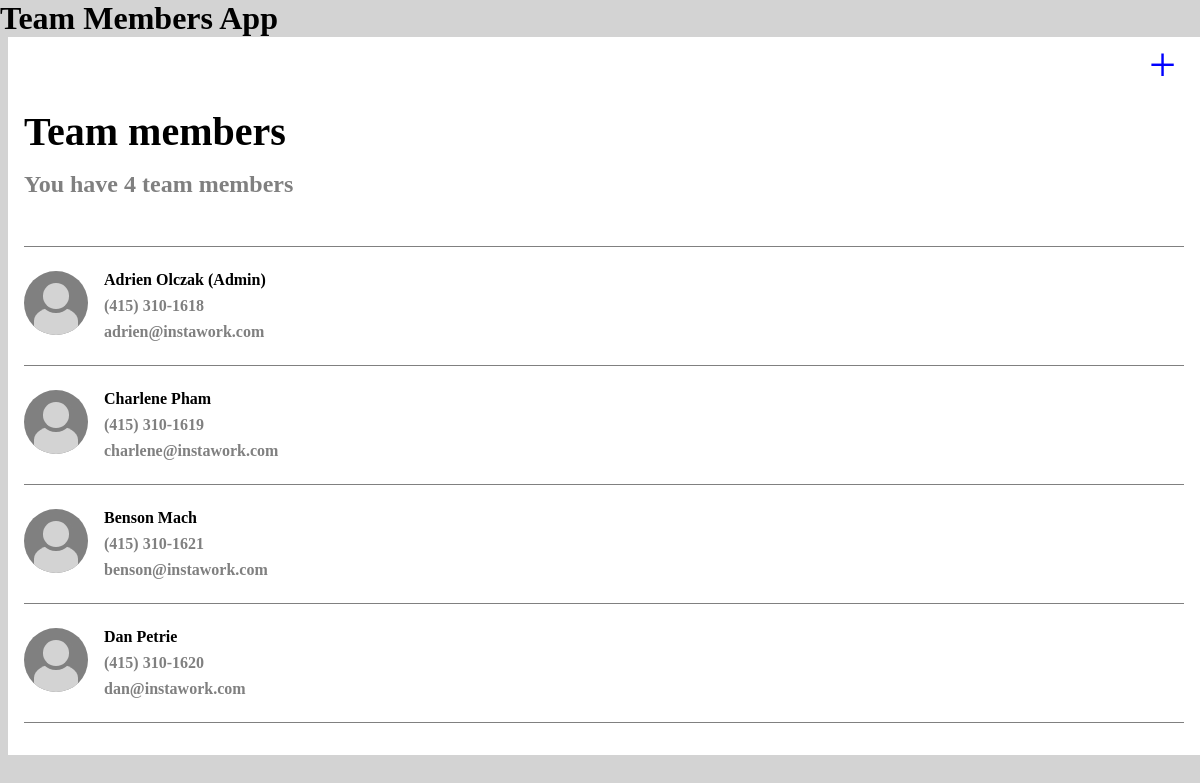
The page / on the database its author committed.
### base/models.py (models this page shows, shortened)
class Member(models.Model):
    first_name = models.CharField(max_length=50)
    last_name = models.CharField(max_length=50)
    email = models.EmailField(max_length = 254)
    phone = PhoneNumberField(null=False, blank=False, unique=True, region='US')
    role = models.CharField(max_length=10, choices=ROLE_CHOICE, default=1)
    updated = models.DateTimeField(auto_now=True)
    created = models.DateTimeField(auto_now_add=True)
    class Meta:
        ordering = ['updated', 'created']

### base/views.py (the view)
# urls.py: path('', views.list, name="list"),
def list(request):
    team_members = Member.objects.values()
    context = {'team_members': team_members}
    return render(request, 'base/list.html', context)

### base/templates/base/list.html
{% extends 'main.html' %}
{% block content %}
<div class="list-container">
    <div class="plus-sign">
        <a href="{% url 'add' %}" class="plus-sign__icon">+</a>
    </div>
    <h3 class="list-container__title">Team members</h3>
    {% for member in team_members %}
        {% if forloop.last %}
            <h5 class="list-container__subtitle">You have {{forloop.counter}} team members</h5>
        {% endif %}
    {% endfor %}
    <div class="list-container__members">
        {% for member in team_members %}
        <div>
            <a href="{% url 'edit' member.id %}" class="list-container__member-link">
                <div class="avatar avatar--default default"></div>
                <div class="list-container__member">
                    <h5 class="list-container__name">{{member.first_name}} {{member.last_name}} {% if '2' in member.role %}(Admin){% endif %}</h5>
                    <h5 class="list-container__phone">{{member.phone}}</h5>
                    <h5 class="list-container__email">{{member.email}}</h5>
                </div>
            </a>
        </div>
        {% endfor %}
    </div>
</div>
{% endblock content %}

### static/styles/styles.css (style rules this page uses)
*::before, *::after { box-sizing: border-box; padding: 0; margin: 0; }
* { padding: 0; margin: 0; }
html { padding: 0; margin: 0; }
body { background-color: lightgrey; }
.list-container { background-color: white; margin-left: .5rem; }
.plus-sign { text-align: right; font-size: 3rem; margin-right: 1.5rem; }
.plus-sign__icon { color: blue; text-decoration: none; }
.list-container__title { font-size: 2.5rem; margin: 1rem; }
.list-container__subtitle { color: grey; margin: 1rem 1rem 0 1rem; font-size: 1.5rem; padding-bottom: 3rem; border-bottom: 1px solid grey; }
.list-container__members { padding: 0 1rem 2rem 1rem; }
.list-container__member { padding: 1rem 0 1rem 0; }
.list-container__member-link { text-decoration: none; color: grey; border-bottom: 1px solid grey; display: flex; flex-direction: row; justify-content: left; }
.list-container__name { padding-top: 0.5rem; font-size: 1rem; font-weight: bold; color: black; }
.list-container__phone { padding: 0.5rem 0 0.5rem 0; font-size: 1rem; }
.list-container__email { padding-bottom: 0.5rem; font-size: 1rem; }
.avatar--default { position: relative; overflow: hidden; width: 4rem; height: 4rem; margin: 1.5rem 1rem 1rem 0; }
.default { background-color: grey; border-radius: 50%; }
.default::before { background-color: lightgrey; }
.default::after { background-color: lightgrey; box-shadow: 0 0 0 4px grey; }
.avatar--default::before { content: ""; position: absolute; left: 50%; bottom: 0; width: 70%; height: 44%; margin: 0 0 0 -35%; border-radius: 100% 100% 0 0; }
.avatar--default::after { content: ""; position: absolute; left: 50%; top: 19%; width: 40%; height: 40%; margin: 0 0 0 -20%; border-radius: 50%; }

### rows shown on the page
Member: first_name "Dan", last_name "Petrie", phone "(415) 310-1620", email "dan@instawork.com"
Member: first_name "Adrien", last_name "Olczak", role "(Admin)", phone "(415) 310-1618", email "adrien@instawork.com"
Member: first_name "Charlene", last_name "Pham", phone "(415) 310-1619", email "charlene@instawork.com"
Member: first_name "Benson", last_name "Mach", phone "(415) 310-1621", email "benson@instawork.com"
